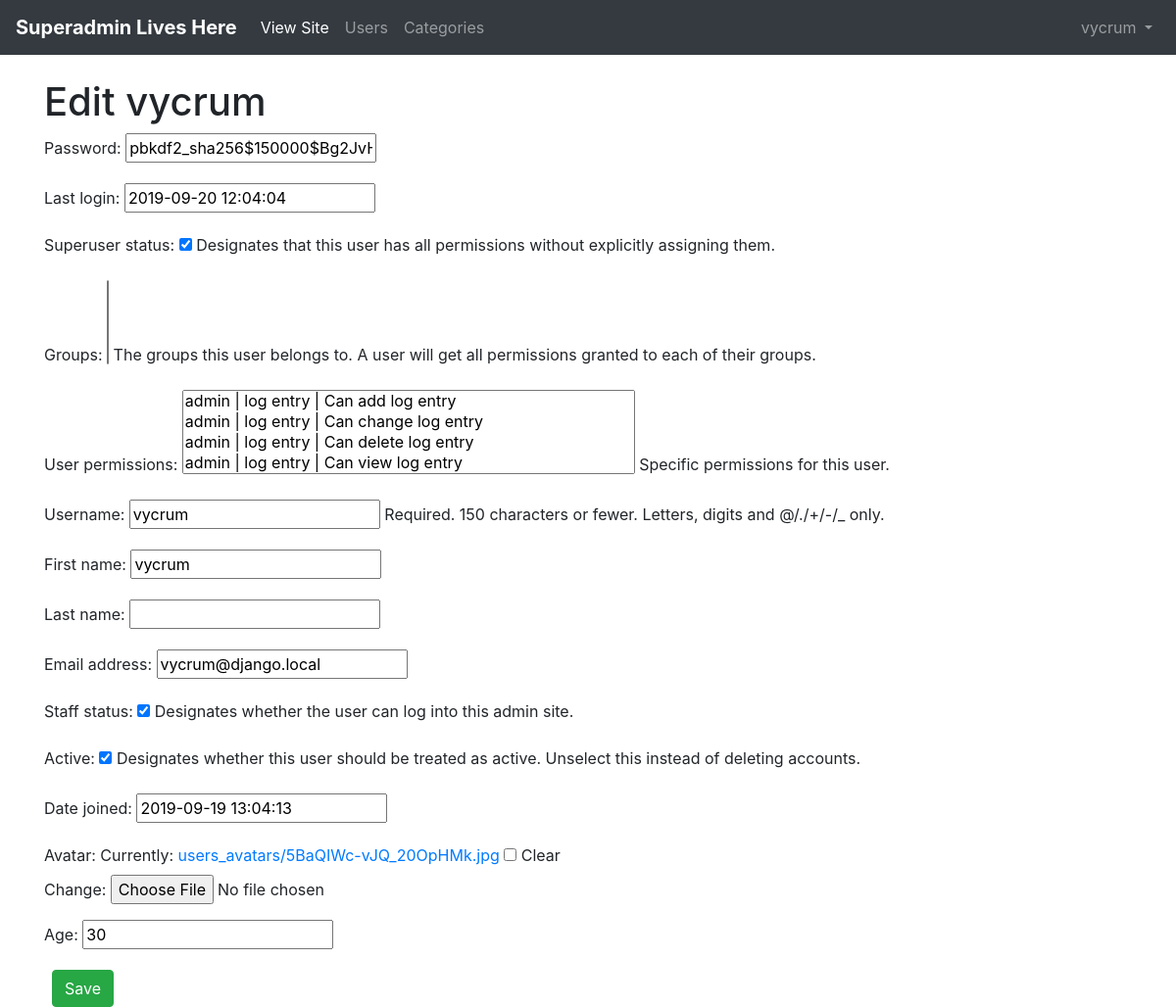
/superadmin/users/update/1/ (signed in), run on an earlier commit of the app's database.
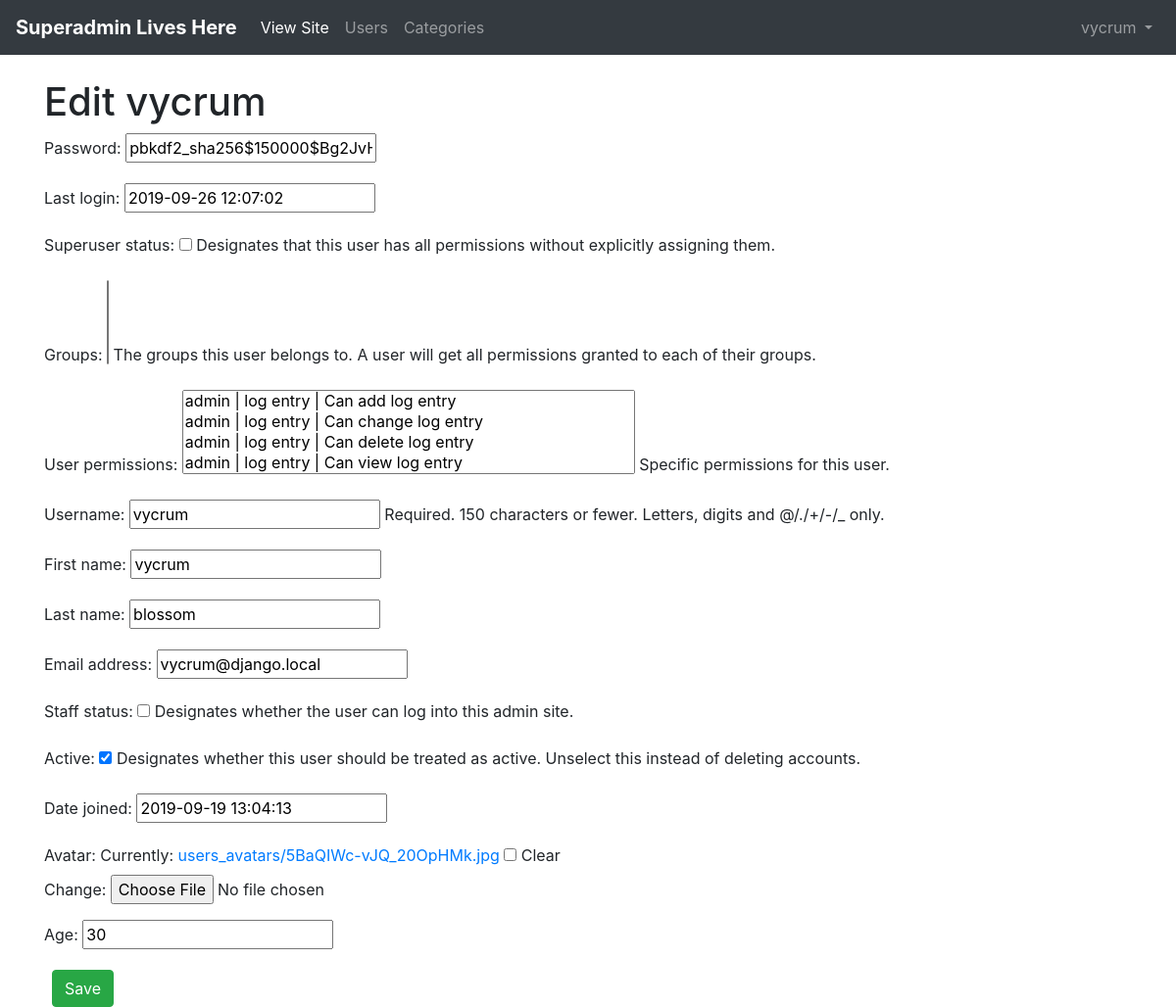
And on a later commit of the database.
### authapp/models.py (models this page shows, shortened)
class ShopUser(AbstractUser):
    avatar = models.ImageField(upload_to='users_avatars', null=True, blank=True)
    age = models.PositiveIntegerField(verbose_name='Age', null=True, blank=True)
    def __str__(self):
        return self.username

### adminapp/views.py (the view)
# urls.py: path('users/update/<int:pk>/', adminapp.UsersUpdateView.as_view(), name='user_update'),
class UsersUpdateView(LoginRequiredMixin, AdminMixin, UpdateView):
    model = ShopUser
    fields = '__all__'
    context_object_name = 'user'
    template_name = 'adminapp/users/users_edit.html'
    login_url = 'authapp:login'

### adminapp/views.py (called while the page is built)
    def test_func(self):
        return self.request.user.is_superuser

    def get_test_func(self):
        return self.test_func

    def dispatch(self, request, *args, **kwargs):
        user_test_result = self.get_test_func()()
        if not user_test_result:
            return redirect('adminapp:forbidden')
        return super().dispatch(request, *args, **kwargs)

### basketapp/models.py (called while the page is built)
    @property
    def cost(self):
        return self.quantity * self.product.price

### mainapp/context__processors.py (called while the page is built)
def get_categories(request):
    return {'all_categories': ProductCategory.objects.all()}

def get_basket(request):
    basket = []
    quantity = None
    total_price = None
    if request.user.is_authenticated:
        basket = request.user.basket.select_related('product__category').all()
        quantity = sum(list(map(lambda item: item.quantity, basket)))
        total_price = sum(list(map(lambda item: item.cost, basket)))
    return {
        'basket': basket,
        'basket_quantity': quantity,
        'basket_total_price': total_price
    }

### templates/adminapp/users/users_edit.html (shortened to what this page needs)
{% extends 'adminapp/base.html' %}
{% block content %}
    <h1>Edit {{ user }}</h1>
    <form action="" method="post">
        {{ form.as_p }}
        <button class="btn btn-success ml-2" type="submit">Save</button>
    </form>
{% endblock content %}

### templates/adminapp/includes/inc_menu.html (shortened to what this page needs)
<nav class="navbar navbar-expand-md navbar-dark bg-dark mb-4">
    <a class="navbar-brand" href="{% url 'adminapp:admin_home' %}"><b>Superadmin Lives Here</b></a>
    <div class="collapse navbar-collapse" id="navbarCollapse">
        <ul class="navbar-nav">
          <li class="nav-item active">
            <a class="nav-link" href="{% url 'main' %}">View Site<span class="sr-only">(current)</span></a>
          </li>
          <li class="nav-item">
            <a class="nav-link" href="{% url 'superadmin:users_list' %}">Users</a>
          </li>
          <li class="nav-item">
            <a class="nav-link" href="{% url 'superadmin:category_list' %}">Categories</a>
          </li>
        </ul>
        {% if user.is_authenticated %}
            <ul class="navbar-nav ml-auto">
                <li class="nav-item">
                    <a class="nav-link dropdown-toggle" href="#" id="userMenu"
                       data-toggle="dropdown" aria-haspopup="true"
                       aria-expanded="false">
                        {{ user.username }}
                    </a>
                </li>
            </ul>
        {% endif %}
    </div>
</nav>

What changed in the data, as far as the page shows it:
changed ShopUser "vycrum": last_login "2019-09-20 12:04:04" → "2019-09-26 12:07:02"; is_superuser "☑" → "☐"; last_name (not shown) → "blossom"; is_staff "☑" → "☐"
